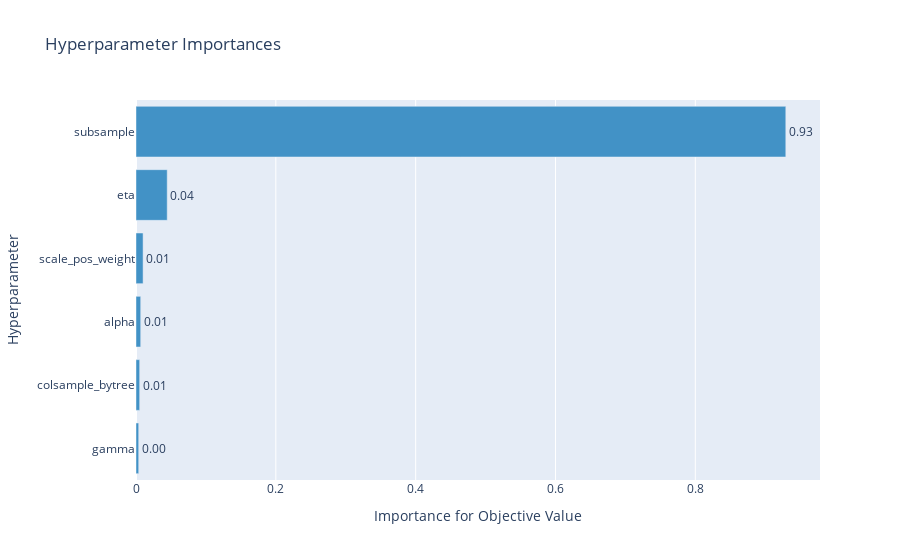

Notebook source saved alongside this figure:
### Code cell
opt.visualization.plot_param_importances(xgb_study)

### Figure 1 — Plotly figure (JSON) as saved in the notebook; plotly's stock layout.template omitted (floating-point values rounded to 4 significant figures)
{"data": [{"cliponaxis": false, "hovertemplate": ["gamma (UniformDistribution): 0.0038511674620293674<extra></extra>", "colsample_bytree (UniformDistribution): 0.005242964711487626<extra></extra>", "alpha (UniformDistribution): 0.006713484359817682<extra></extra>", "scale_pos_weight (UniformDistribution): 0.010119902144283401<extra></extra>", "eta (UniformDistribution): 0.04464237013694063<extra></extra>", "subsample (UniformDistribution): 0.9294301111854413<extra></extra>"], "marker": {"color": "rgb(66,146,198)"}, "orientation": "h", "text": ["0.0038511674620293674", "0.005242964711487626", "0.006713484359817682", "0.010119902144283401", "0.04464237013694063", "0.9294301111854413"], "textposition": "outside", "texttemplate": "%{text:.2f}", "type": "bar", "x": [0.003851, 0.005243, 0.006713, 0.01012, 0.04464, 0.9294], "y": ["gamma", "colsample_bytree", "alpha", "scale_pos_weight", "eta", "subsample"]}], "layout": {"showlegend": false, "title": {"text": "Hyperparameter Importances"}, "xaxis": {"title": {"text": "Importance for Objective Value"}}, "yaxis": {"title": {"text": "Hyperparameter"}}}}
